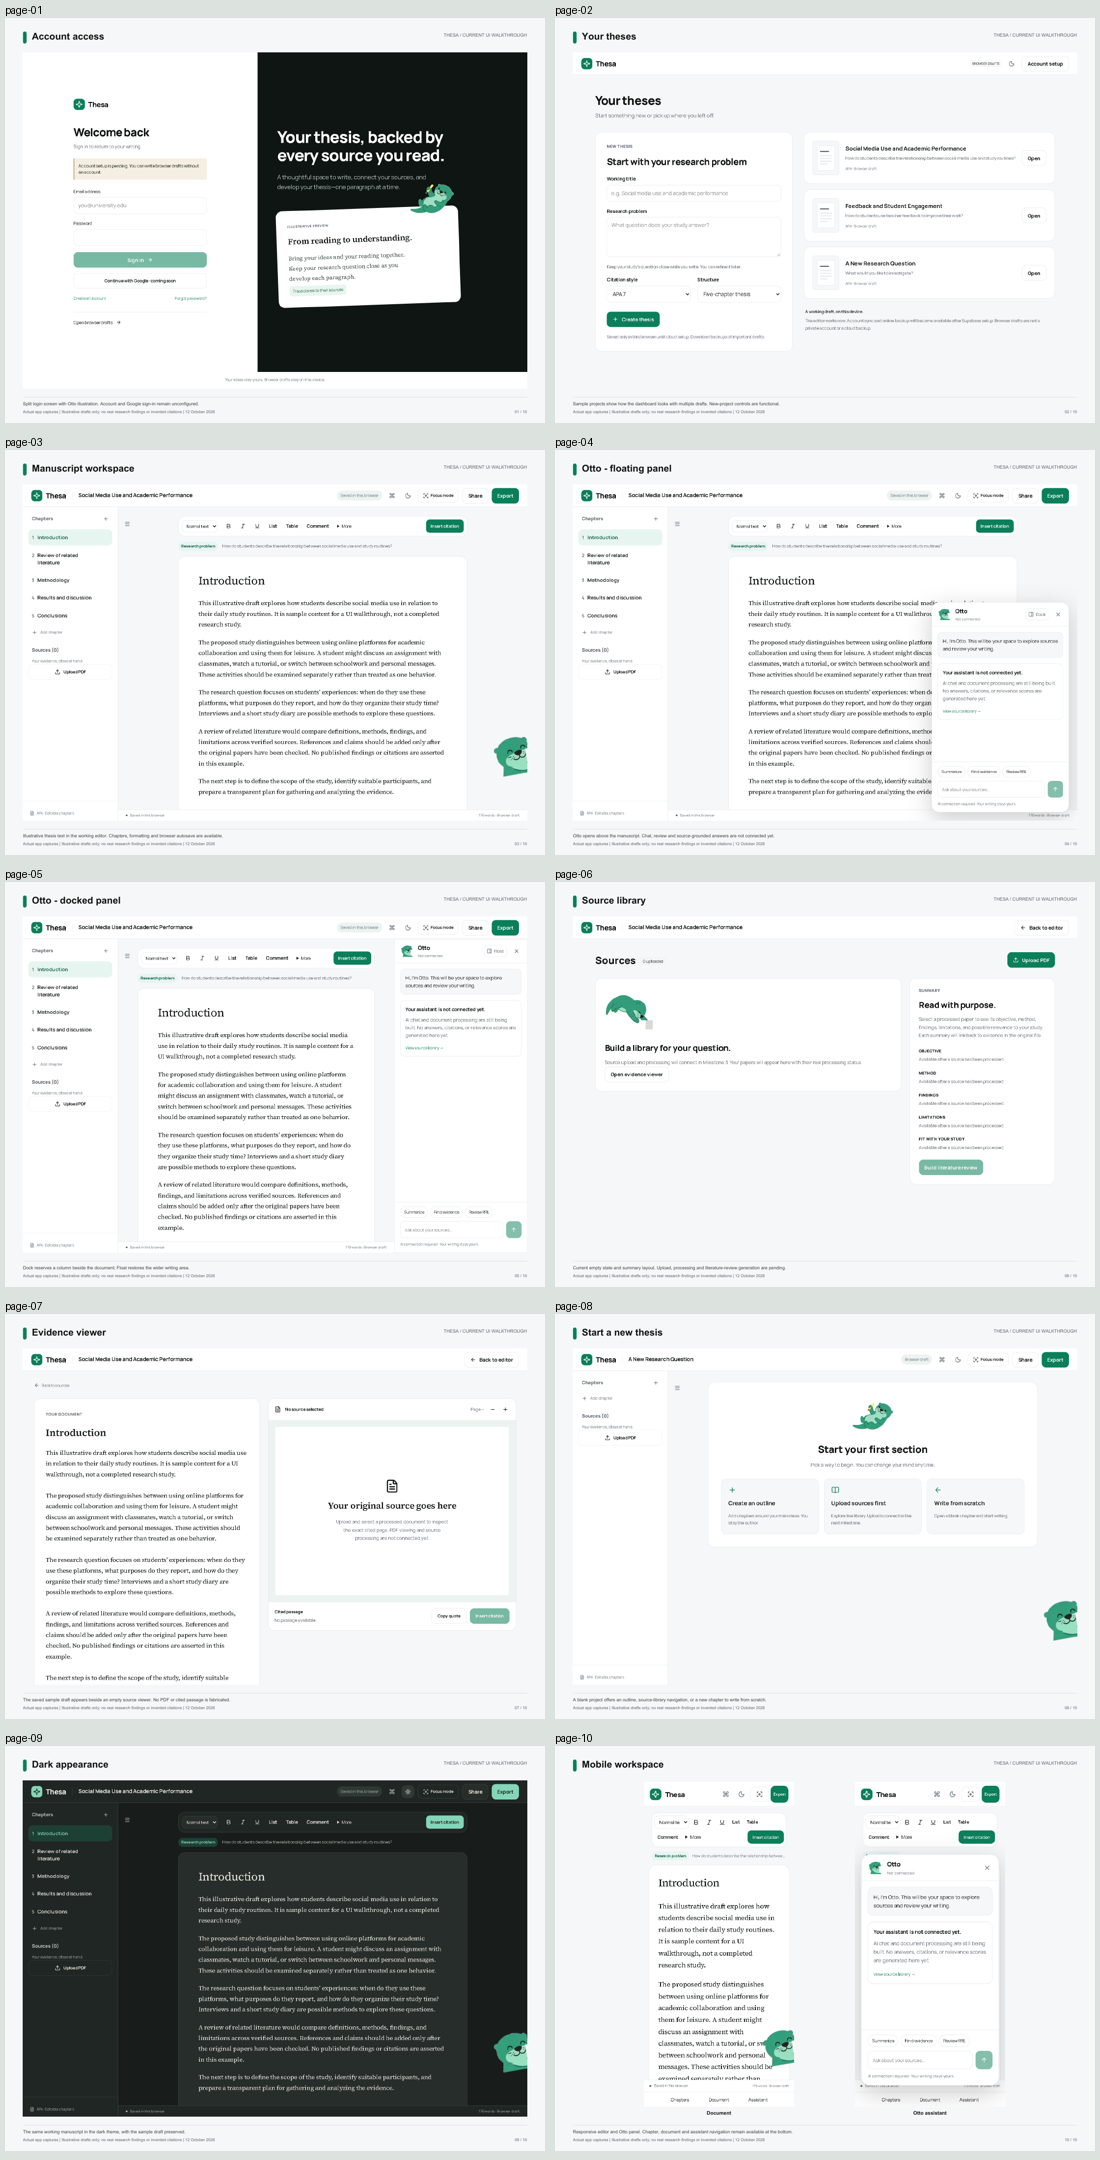

Write the Python code that produced this figure.
from PIL import Image, ImageOps, ImageDraw
from pathlib import Path
from io import BytesIO
import base64
root=Path('C:/Users/Admin/.codex/visualizations/2026/10/10/01a12611-5641-72d0-a524-dc2eacfc79ba/pdf-review')
files=sorted(root.glob('page-*.png'))
assert len(files)==10,len(files)
sheet=Image.new('RGB',(1100,5*432),'#dce3df')
for i,p in enumerate(files):
 im=Image.open(p);im.thumbnail((540,410));x=(i%2)*550+5;y=(i//2)*432+18;sheet.paste(im,(x,y));ImageDraw.Draw(sheet).text((x,y-14),p.stem,fill='black')
b=BytesIO();sheet.save(b,format='PNG');print(base64.b64encode(b.getvalue()).decode())
